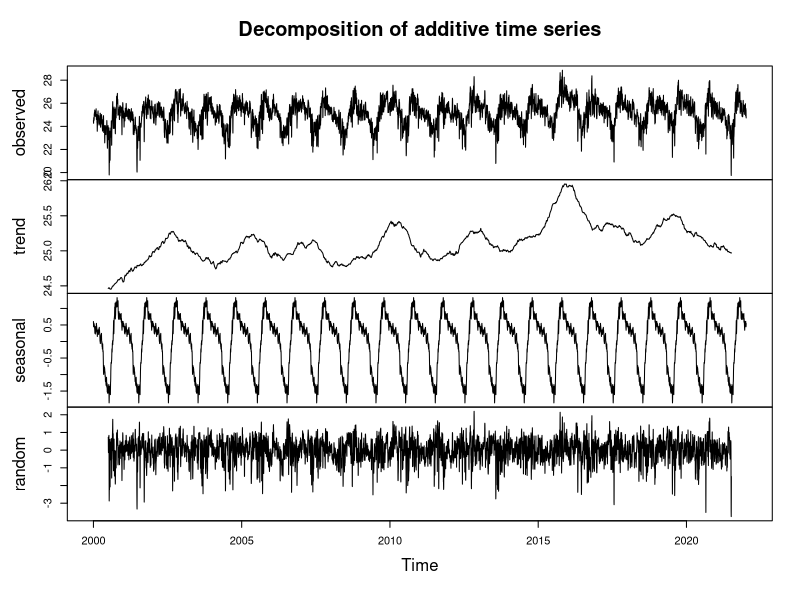
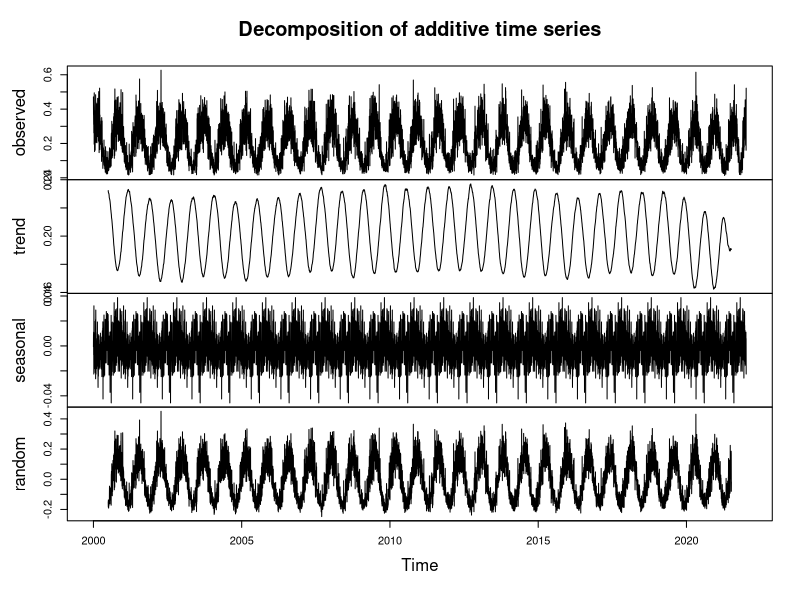
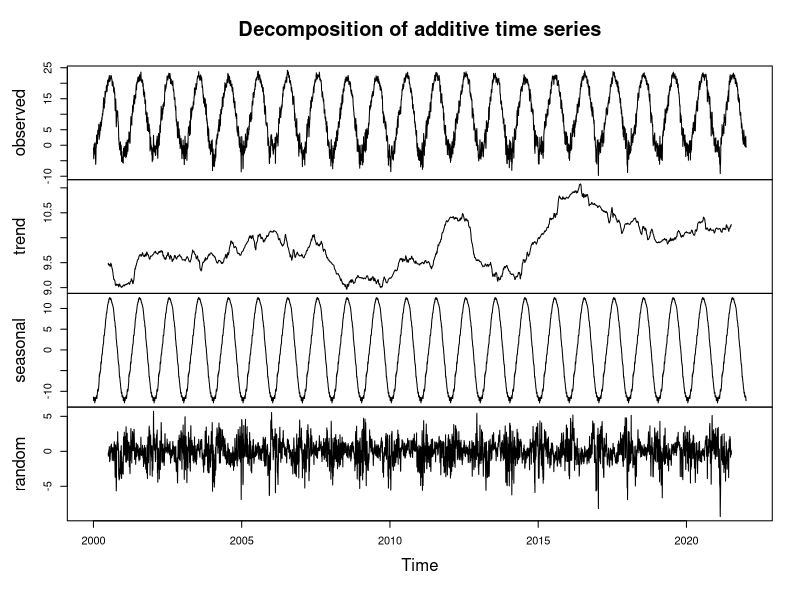
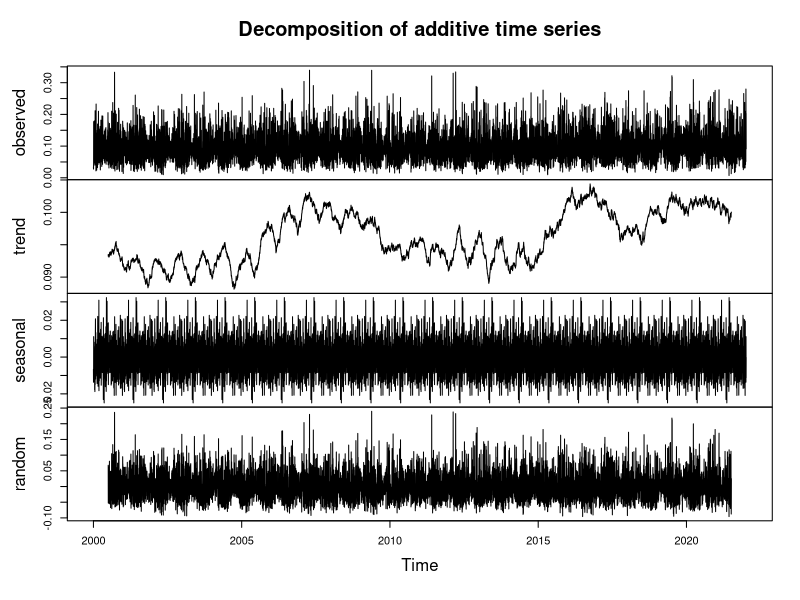
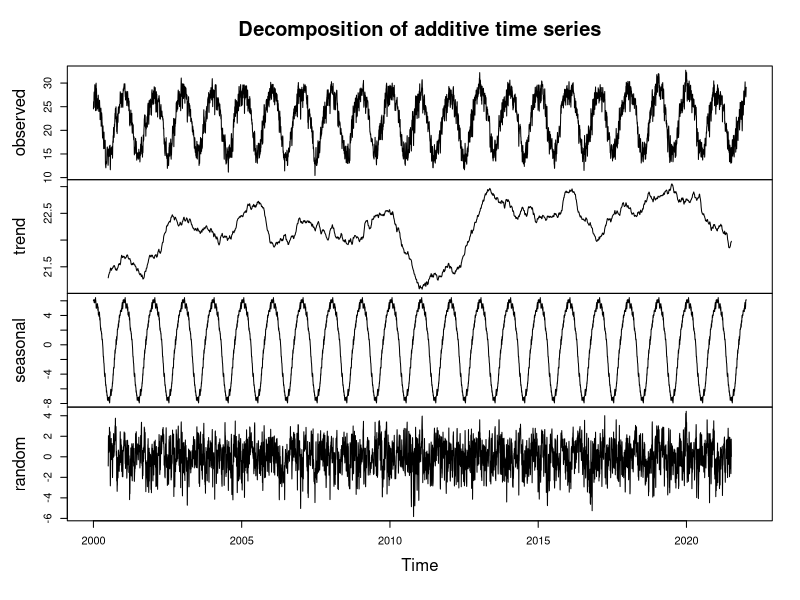
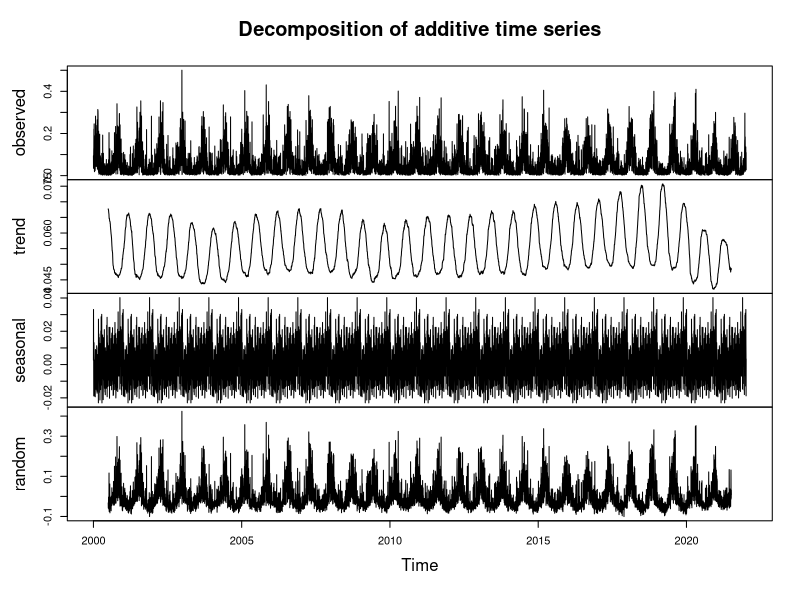
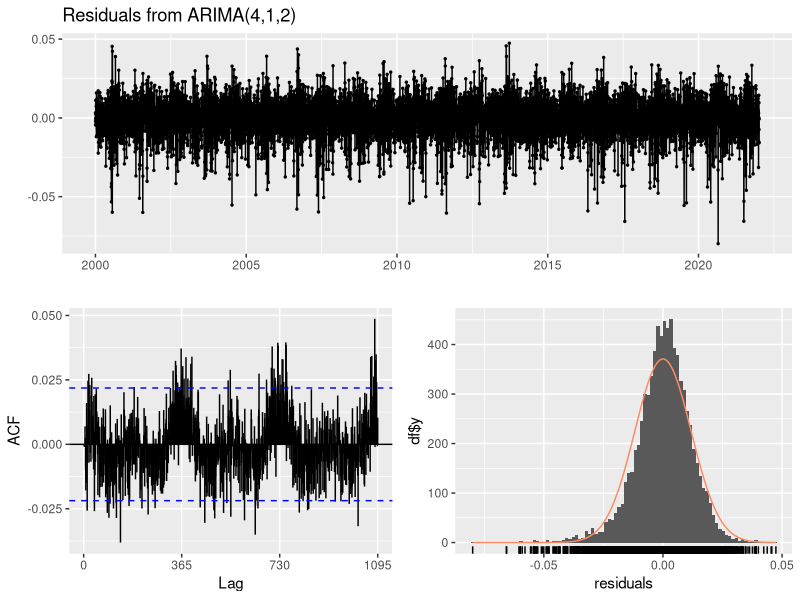

R code for these plots, in order: (Note: this script raises an error after producing the figures.)
## ---- chunk 1
knitr::opts_chunk$set(echo = TRUE)
## ---- chunk 2
require(tidyverse)
require(tseries)
require(forecast)
require(ggplot2)

temp <- read.csv("./Data_Raw/Temperature_Data.csv")
prec <- read.csv("./Data_Raw/Precipitation_Data.csv")
## ---- chunk 3
temp_processed<- temp%>%
  mutate(Date = as.Date(Date, format = "%d-%m-%y"))%>%
  rename(Temp= Temperaturedaily)%>%
  arrange(Date, Country)%>%
  select(Date, Country, Temp)

prec_processed<- prec%>%
  mutate(Date = as.Date(Date, format = "%d-%m-%y"))%>%
  rename(Precip= Precipitationdaily)%>%
  #arrange(Date)%>%
  select(Date, Country, Precip)
## ---- chunk 4
#Filter for Brazil 
#Temperature
BRA_temp <- temp_processed%>%
  filter(Country == 'BRA')
#Precipitation
BRA_precip <- prec_processed%>%
  filter(Country == 'BRA')

#Time series transformation
ts_temp_BRA <- ts(BRA_temp[,3], frequency = 365, start = c(2000,1))
ts_precip_BRA <- ts(BRA_precip[,3], frequency = 365, start = c(2000,1))

#Decompose
decompose_temp_BRA <- decompose(ts_temp_BRA, type = "additive")
plot(decompose_temp_BRA)
decompose_precip_BRA <- decompose(ts_precip_BRA, type = "additive")
plot(decompose_precip_BRA)
## ---- chunk 5
#Filter for USA
#Temperature
USA_temp <- temp_processed%>%
  filter(Country == 'USA')
#Precipitation
USA_precip <- prec_processed%>%
  filter(Country == 'USA')

#Time series transformation
ts_temp_USA <- ts(USA_temp[,3], frequency = 365, start = c(2000,1))
ts_precip_USA <- ts(USA_precip[,3], frequency = 365, start = c(2000,1))

#Decompose
decompose_temp_USA <- decompose(ts_temp_USA, type = "additive")
plot(decompose_temp_USA)
decompose_precip_USA <- decompose(ts_precip_USA, type = "additive")
plot(decompose_precip_USA)
## ---- chunk 6
#Filter for Australia
#Temperature
AUS_temp <- temp_processed%>%
  filter(Country == 'AUS')
#Precipitation
AUS_precip <- prec_processed%>%
  filter(Country == 'AUS')

#Time series transformation
ts_temp_AUS <- ts(AUS_temp[,3], frequency = 365, start = c(2000,1))
ts_precip_AUS <- ts(AUS_precip[,3], frequency = 365, start = c(2000,1))

#Decompose
decompose_temp_AUS <- decompose(ts_temp_AUS, type = "additive")
plot(decompose_temp_AUS)
decompose_precip_AUS <- decompose(ts_precip_AUS, type = "additive")
plot(decompose_precip_AUS)
## ---- chunk 7
#AUTO ARTIMA
arima <- auto.arima(ts_temp_BRA,seasonal=FALSE, 
                             lambda=0)
arima
checkresiduals(arima)

ARIMA_forecast <- forecast(arima,h=1825)

### ARIMA + Fourier Terms
ARIMA_Four <- auto.arima(ts_temp_BRA,
                         seasonal=FALSE,
                         lambda=0,
                         xreg=fourier(ts_temp_BRA,
                                      K=c(2,12)))
ARIMA_Four_for <- forecast(ARIMA_Four,
                           xreg=fourier(ts_temp_BRA,
                                        K=c(2,12),
                                        h=1825),
                           h=1825)

#### NEURAL NETWORK 
NN_fit <- nnetar(ts_temp_BRA,p=1,P=1)

#5 year forecast
NN_for <- forecast(NN_fit, h=1825)


### TBATS
TBATS_fit <- tbats(ts_temp_BRA)

TBATS_for <- forecast(TBATS_fit, h=1825)

### STL + ETS
ETS_fit <- stlf(ts_temp_BRA, h=1825)


###PLOT
autoplot(ts_temp_BRA) +
  autolayer(NN_for, series="Neural Network",PI=FALSE)+
  autolayer(ARIMA_forecast, series="ARIMA",PI=FALSE)+
  autolayer(TBATS_for,series="TBATS",PI=FALSE) +
  autolayer(ETS_fit,series="STL + ETS",PI=FALSE)
  ylab("Temperature") 
